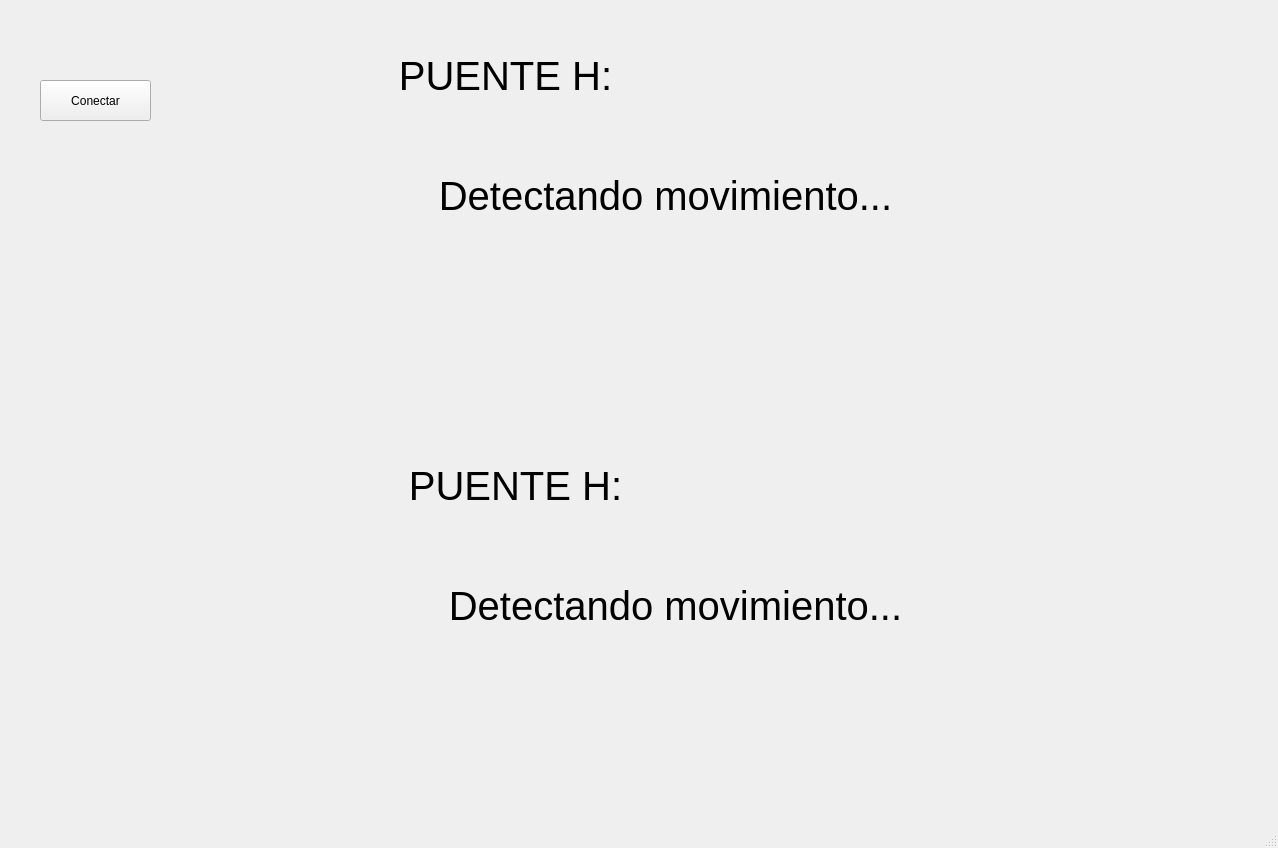
<?xml version="1.0" encoding="UTF-8"?>
<ui version="4.0">
 <class>MainWindow</class>
 <widget class="QMainWindow" name="MainWindow">
  <property name="geometry">
   <rect>
    <x>0</x>
    <y>0</y>
    <width>1278</width>
    <height>848</height>
   </rect>
  </property>
  <property name="windowTitle">
   <string>MainWindow</string>
  </property>
  <widget class="QWidget" name="centralwidget">
   <widget class="QLabel" name="lbPuenteH">
    <property name="geometry">
     <rect>
      <x>190</x>
      <y>100</y>
      <width>951</width>
      <height>191</height>
     </rect>
    </property>
    <property name="font">
     <font>
      <pointsize>30</pointsize>
      <weight>50</weight>
      <bold>false</bold>
     </font>
    </property>
    <property name="text">
     <string>Detectando movimiento...</string>
    </property>
    <property name="alignment">
     <set>Qt::AlignCenter</set>
    </property>
   </widget>
   <widget class="QPushButton" name="btnArduino">
    <property name="geometry">
     <rect>
      <x>40</x>
      <y>80</y>
      <width>111</width>
      <height>41</height>
     </rect>
    </property>
    <property name="text">
     <string>Conectar</string>
    </property>
   </widget>
   <widget class="QLabel" name="lbMovimiento_2">
    <property name="geometry">
     <rect>
      <x>30</x>
      <y>-20</y>
      <width>951</width>
      <height>191</height>
     </rect>
    </property>
    <property name="font">
     <font>
      <pointsize>30</pointsize>
      <weight>50</weight>
      <bold>false</bold>
     </font>
    </property>
    <property name="text">
     <string>PUENTE H:</string>
    </property>
    <property name="alignment">
     <set>Qt::AlignCenter</set>
    </property>
   </widget>
   <widget class="QLabel" name="lbMovimiento_3">
    <property name="geometry">
     <rect>
      <x>40</x>
      <y>390</y>
      <width>951</width>
      <height>191</height>
     </rect>
    </property>
    <property name="font">
     <font>
      <pointsize>30</pointsize>
      <weight>50</weight>
      <bold>false</bold>
     </font>
    </property>
    <property name="text">
     <string>PUENTE H:</string>
    </property>
    <property name="alignment">
     <set>Qt::AlignCenter</set>
    </property>
   </widget>
   <widget class="QLabel" name="lbRelevador">
    <property name="geometry">
     <rect>
      <x>200</x>
      <y>510</y>
      <width>951</width>
      <height>191</height>
     </rect>
    </property>
    <property name="font">
     <font>
      <pointsize>30</pointsize>
      <weight>50</weight>
      <bold>false</bold>
     </font>
    </property>
    <property name="text">
     <string>Detectando movimiento...</string>
    </property>
    <property name="alignment">
     <set>Qt::AlignCenter</set>
    </property>
   </widget>
  </widget>
  <widget class="QMenuBar" name="menubar">
   <property name="geometry">
    <rect>
     <x>0</x>
     <y>0</y>
     <width>1278</width>
     <height>26</height>
    </rect>
   </property>
  </widget>
  <widget class="QStatusBar" name="statusbar"/>
 </widget>
 <resources/>
 <connections/>
</ui>
